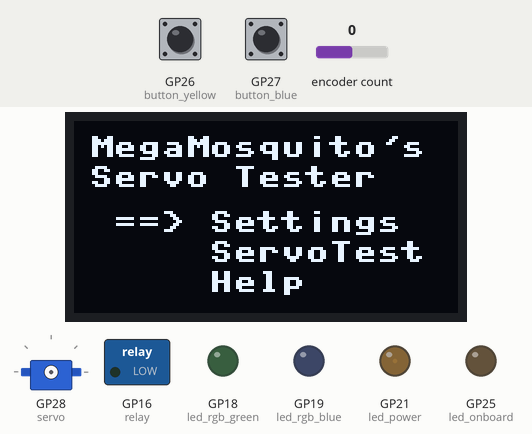
Bench run of a program on a simulated Raspberry Pi Pico running MicroPython. Parts: 128×64 one-colour display, servo, switched loads named in the program (green lamp = pin HIGH), output pins drawn as LEDs (lit = HIGH). The inputs (shaded band) are chosen by the test bench; at power-on: encoder count 0, GP27 (button_blue) HIGH, GP26 (button_yellow) HIGH. Servo angles are drawn from the pulse width (0.5 ms = 0°, 2.5 ms = 180°).

Above: at 1.2 s.
1.3 s: encoder count set to -1
At 2.5 s:
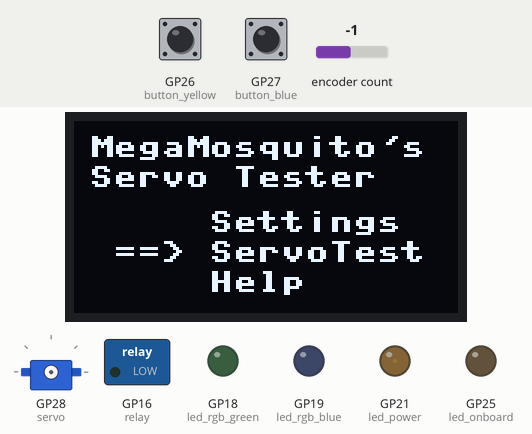
2.8 s: GP27 (button_blue) pulled LOW for 0.15 s
At 4.2 s:
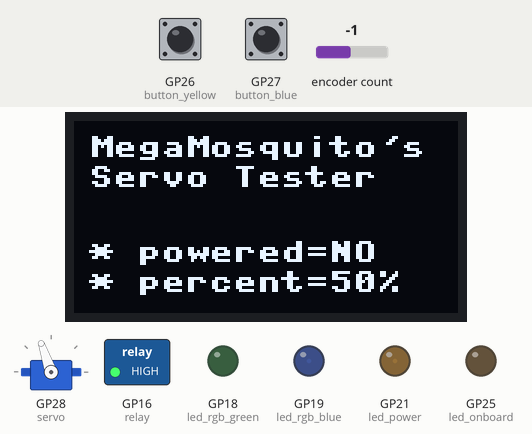
4.5 s: GP27 (button_blue) pulled LOW for 1 s
At 6.3 s:
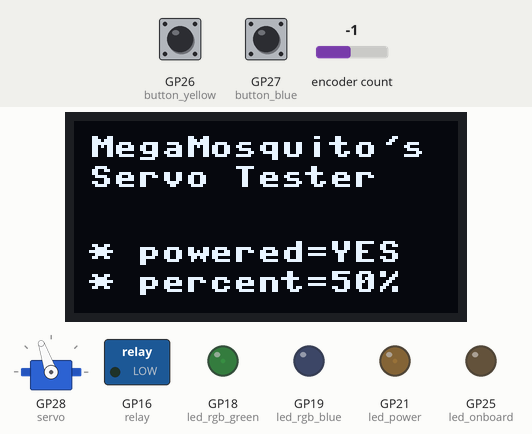
7.0 s: GP26 (button_yellow) pulled LOW for 0.15 s
At 7.5 s:
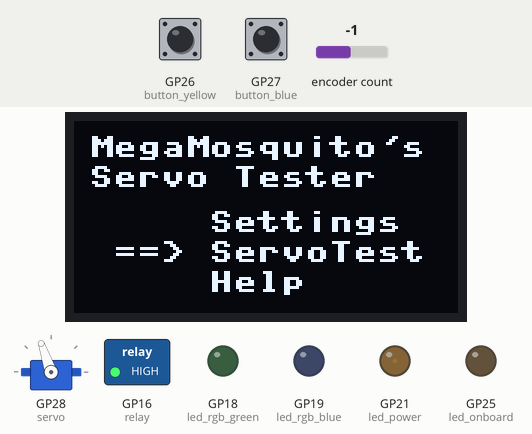
8.6 s: encoder count set to -2
At 9.1 s:
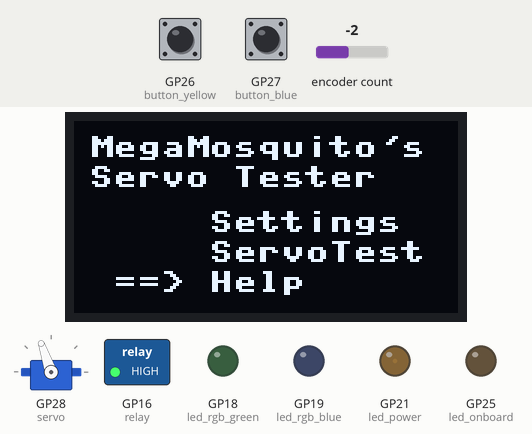
10.1 s: GP27 (button_blue) pulled LOW for 0.15 s
At 11.4 s:
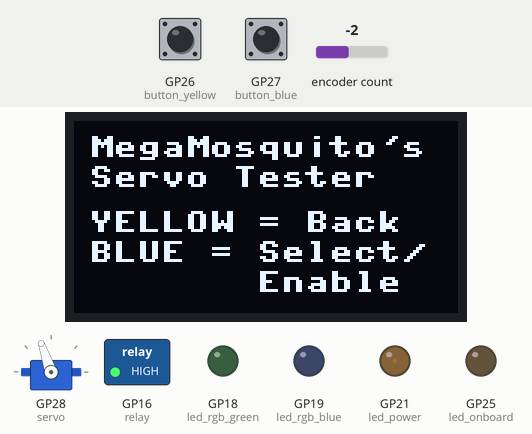
Timing chart, 0 to 12.7 s (numbered marks = the images above; inputs shaded):
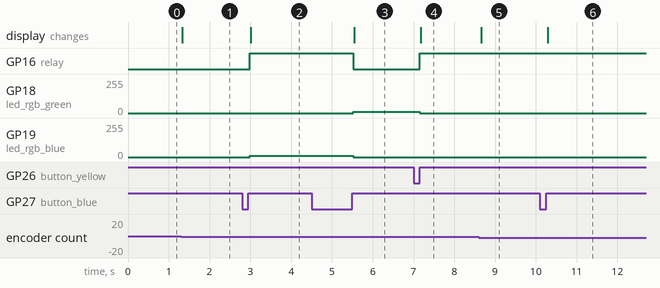

The program:

main.py
```python
#
# MegaMosquito's Servo Tester
#
# Code for my Raspberry Pi Pico Servo Tester.
#

from machine import Pin, PWM, I2C
from ssd1306 import SSD1306_I2C
from time import sleep_ms

# Basic switchable debugging
DEBUG = False
def debug(str):
  if DEBUG:
    print(str)

# OLED display config
OLED_WIDTH  = 128
OLED_HEIGHT = 64
i2c = I2C(0)
oled = SSD1306_I2C(OLED_WIDTH, OLED_HEIGHT, i2c)

# Servo config
PIN_SERVO = 28
servo = Pin(PIN_SERVO)
pwm_servo = PWM(servo)
FREQUENCY_MIN = 10
FREQUENCY_MAX = 200
SERVO_MIN_MIN = 0
SERVO_MIN_MAX = 5000
SERVO_MAX_MIN = 5001
SERVO_MAX_MAX = 10000

# Initial values for the globals
g_frequency = 50
g_servo_min = 2500
g_servo_max = 8750
g_powered = False
g_percent = 50

# Buttons, with one wire connected to ground (so they need a pullup)
PIN_BUTTON_YELLOW = 26
PIN_BUTTON_BLUE = 27
button_yellow = Pin(PIN_BUTTON_YELLOW, Pin.IN, Pin.PULL_UP)
button_blue = Pin(PIN_BUTTON_BLUE, Pin.IN, Pin.PULL_UP)

# LEDS and relay
PIN_LED_RGB_GREEN = 18
PIN_LED_RGB_BLUE = 19
PIN_LED_POWER = 21
PIN_RELAY = 16
PIN_LED_ONBOARD = 25
led_onboard = Pin(PIN_LED_ONBOARD, Pin.OUT)
led_rgb_green = Pin(PIN_LED_RGB_GREEN, Pin.OUT)
pwm_green = PWM(led_rgb_green)
led_rgb_blue = Pin(PIN_LED_RGB_BLUE, Pin.OUT)
pwm_blue = PWM(led_rgb_blue)
led_power = Pin(PIN_LED_POWER, Pin.OUT)
pwm_power = PWM(led_power)
relay = Pin(PIN_RELAY, Pin.OUT)
pwm_green.freq(1000)
pwm_blue.freq(1000)
pwm_power.freq(1000)
PWM_ON = 2000
PWM_OFF = 0

# Setup the rotary encoder
PIN_ROTARY_CLK = 3
PIN_ROTARY_DT = 2
from rotary_irq_pico import RotaryIRQ
r = RotaryIRQ(pin_num_clk=PIN_ROTARY_CLK,
              pin_num_dt=PIN_ROTARY_DT,
              min_val=0,
              max_val=100,
              reverse=False,
              range_mode=RotaryIRQ.RANGE_UNBOUNDED,
              pull_up=True)

# Clamp a value within a range, inclusive of endpoints
def clamp(val, val_min, val_max):
  return max(val_min, min(val, val_max))

# Check to see if the passed button is pressed. If not, return False.
# If so, wait until it is released, then return True.
def button_pressed(b):
  if b.value() == 0:
    while b.value() == 0:
      sleep_ms(50)
    return True
  return False

# Screen management for the "run_test" function
def show_test_details():
  powered_str = "NO"
  if g_powered: powered_str = "YES"
  percent_str = str(g_percent) + "%"
  debug("show_test_details(\"" + powered_str + "\", \"" + percent_str + "\")")
  oled.fill(0)
  oled.text("MegaMosquito's",5,5)
  oled.text("Servo Tester",5,15)
  oled.text("* powered=" + powered_str,5,40)
  oled.text("* percent=" + percent_str,5,50)
  oled.show()

# Manipulate the servo
def update_servo():
  debug("update_servo(\"" + str(g_percent) + "%\")")
  fraction = g_percent / 100.0
  duty = int(g_servo_min + fraction * (g_servo_max - g_servo_min))
  debug("--> duty == " + str(duty))
  pwm_servo.duty_u16(duty)

# Run a servo test (rotary encoder sets duty cycle, and blue button controls power.
def run_test():
  # Set the PWM frequency for the servo
  pwm_servo.freq(g_frequency)
  # Force the initial setting to 50%
  global g_percent
  g_percent = 50
  # Disconnect the servo initially
  global g_powered
  g_powered = False
  relay.value(1)
  # Set the RGB LED (blue means servo off, green means powered on)
  pwm_blue.duty_u16(PWM_ON)
  pwm_green.duty_u16(PWM_OFF)
  # Show the initial settings on the display
  show_test_details()
  update_servo()
  # Loop (until yellow button is pressed) reading rotary encoder and buttons
  # and controlling the servo power relay relay and the servo duty setting.
  r_val_old = r.value()
  keep_going = True
  while keep_going:
    sleep_ms(50)
    # Yellow button is the "go back" button.
    if button_pressed(button_yellow):
      debug("BUTTON_YELLOW (\"go back\")")
      pwm_green.duty_u16(PWM_OFF)
      keep_going = False
    # Blue button controls whether or not the servo is powered (i.e., relay is on)
    if button_pressed(button_blue):
      debug("BUTTON_BLUE (\"toggle power relay\")")
      g_powered = not g_powered
      if g_powered:
        pwm_blue.duty_u16(PWM_OFF)
        pwm_green.duty_u16(PWM_ON)
        relay.value(0)
      else:
        pwm_blue.duty_u16(PWM_ON)
        pwm_green.duty_u16(PWM_OFF)
        relay.value(1)
      debug("--> powered=" + str(g_powered))
      # Update the display
      show_test_details()
      # Make sure the servo is updated accordingly
      update_servo()
    # Manage the rotary encoder (rotate the servo)
    r_val_new = r.value()
    if r_val_old != r_val_new:
      # Value has changed...
      diff = r_val_old - r_val_new
      #debug("--> diff == " + str(int(diff)))
      r_val_old = r_val_new
      g_percent += diff
      if g_percent < 0: g_percent = 0
      if g_percent > 100: g_percent = 100
      # Update the display
      show_test_details()
      # Manipulate the servo accordingly (ignored if powered off)
      update_servo()
  pwm_blue.duty_u16(PWM_OFF)
  pwm_green.duty_u16(PWM_OFF)
  g_powered = False
  relay.value(1)

# Screen output when adjusting one of the adjustable settings
def show_one_setting(setting_name, setting_min, setting_max, value):
  oled.fill(0)
  oled.text("MegaMosquito's",5,5)
  oled.text("Set: " + setting_name,5,15)
  oled.text("{" + str(setting_min) + "..." + str(setting_max) + "}",5,25)
  oled.text("--> " + str(value),5,40)
  oled.text("YB:Cancel,BB:OK",5,50)
  oled.show()

# Manage the update (or cancellation) of a single adjustable setting
def update_one_setting(setting_name, setting_min, setting_max, original_value):
  r_val_old = r.value()
  value = original_value
  show_one_setting(setting_name, setting_min, setting_max, value)
  while True:
    # Yellow button is the "cancel" button.
    if button_pressed(button_yellow):
      debug("BUTTON_YELLOW (\"cancel\")")
      return original_value
    # Blue button is the "okay" button.
    if button_pressed(button_blue):
      debug("BUTTON_BLUE (\"okay\")")
      return value
    # Manage the rotary encoder (adjust this one setting value)
    r_val_new = r.value()
    if r_val_old != r_val_new:
      diff = r_val_old - r_val_new
      #debug("--> diff == " + str(int(diff)))
      r_val_old = r_val_new
      value = clamp(value + diff, setting_min, setting_max)
      show_one_setting(setting_name, setting_min, setting_max, value)

# Adjust the servo frequency value
def set_frequency():
  debug("set_fequency()")
  global g_frequency
  g_frequency = update_one_setting("frequency", FREQUENCY_MIN, FREQUENCY_MAX, g_frequency)

# Adjust the servo min value
def set_min():
  debug("set_min()")
  global g_servo_min
  g_servo_min = update_one_setting("servo min", SERVO_MIN_MIN, SERVO_MIN_MAX, g_servo_min)

# Adjust the servo max value
def set_max():
  debug("set_max()")
  global g_servo_max
  g_servo_max = update_one_setting("servo max", SERVO_MAX_MIN, SERVO_MAX_MAX, g_servo_max)

# Screen management for the settings menu
def show_settings_menu(which):
  str_freq = "    "
  str_min = "    "
  str_max = "    "
  if which == 0: str_freq = " ==>"
  if which == 1: str_min = " ==>"
  if which == 2: str_max = " ==>"
  oled.fill(0)
  oled.text("MegaMosquito's",5,5)
  oled.text("Settings:",5,15)
  oled.text(str_freq + " Freq(" + str(g_frequency) + ")",5,30)
  oled.text(str_min + " Min(" + str(g_servo_min) + ")",5,40)
  oled.text(str_max + " Max(" + str(g_servo_max) + ")",5,50)
  oled.show()

# Select which setting to adjust
def settings():
  # Loop (until yellow button is pressed) managing settings
  keep_going = True
  r_val_old = r.value()
  which = 0
  show_settings_menu(which)
  while keep_going:
    sleep_ms(50)
    # Yellow button is the "go back" button.
    if button_pressed(button_yellow):
      debug("BUTTON_YELLOW (\"go back\")")
      keep_going = False
    # Blue button is the "select" button.
    if button_pressed(button_blue):
      debug("BUTTON_BLUE (\"select\")")
      if which == 0:
        set_frequency()
      elif which == 1:
        set_min()
      else:
        set_max()
      show_settings_menu(which)
    # Manage the rotary encoder and select a setting to adjust
    r_val_new = r.value()
    if r_val_old != r_val_new:
      diff = r_val_old - r_val_new
      #debug("--> diff == " + str(int(diff)))
      r_val_old = r_val_new
      which = clamp(which + diff, 0, 2)
      show_settings_menu(which)

# Screen management for the main menu
def show_main_menu(which):
  str_set = "    "
  str_test = "    "
  str_help = "    "
  if which == 0: str_set = " ==>"
  if which == 1: str_test = " ==>"
  if which == 2: str_help = " ==>"
  oled.fill(0)
  oled.text("MegaMosquito's",5,5)
  oled.text("Servo Tester",5,15)
  oled.text(str_set + " Settings",5,30)
  oled.text(str_test + " ServoTest",5,40)
  oled.text(str_help + " Help",5,50)
  oled.show()

# Power LED is just an indicator the Pico has booted up, so turn it on.
pwm_power.duty_u16(1500)

# Loop forever presenting the welcome menu
r_val_old = r.value()
which = 0
show_main_menu(which)
while True:
  sleep_ms(50)
  pwm_green.duty_u16(PWM_OFF)
  pwm_blue.duty_u16(PWM_OFF)
  # Blue button is the "select" button.
  if button_pressed(button_blue):
    debug("BUTTON_BLUE (\"select\")")
    if which == 0:
      settings()
    elif which == 1:
      run_test()
    else:
      # Display the help message
      oled.fill(0)
      oled.text("MegaMosquito's",5,5)
      oled.text("Servo Tester",5,15)
      oled.text("YELLOW = Back",5,30)
      oled.text("BLUE = Select/",5,40)
      oled.text("       Enable",5,50)
      oled.show()
      # Yellow button is the "go back" button.
      while not button_pressed(button_yellow):
        sleep_ms(50)
      debug("BUTTON_YELLOW (\"go back\")")
    show_main_menu(which)
  # Manage the rotary encoder and select setting, test, or help.
  r_val_new = r.value()
  if r_val_old != r_val_new:
    diff = r_val_old - r_val_new
    #debug("--> diff == " + str(int(diff)))
    r_val_old = r_val_new
    which = clamp(which + diff, 0, 2)
    show_main_menu(which)
```

Measured:
- after the input at 1.3 s, the display: changes at once (image 1)
- after the input at 2.8 s, GP16 (relay): LOW → HIGH after 0.19 s; GP19 (led_rgb_blue): 0/255 → 8/255 after 0.19 s; the display: changes after 0.21 s (image 2)
- after the input at 4.5 s, GP16 (relay): HIGH → LOW after 1.0 s; GP18 (led_rgb_green): 0/255 → 8/255 after 1.0 s; GP19 (led_rgb_blue): 8/255 → 0/255 after 1.0 s; the display: changes after 1.0 s (image 3)
- after the input at 7.0 s, GP16 (relay): LOW → HIGH after 0.15 s; GP18 (led_rgb_green): 8/255 → 0/255 after 0.15 s; the display: changes after 0.18 s (image 4)
- after the input at 8.6 s, the display: changes after 0.06 s (image 5)
- after the input at 10.1 s, the display: changes after 0.19 s (image 6)
